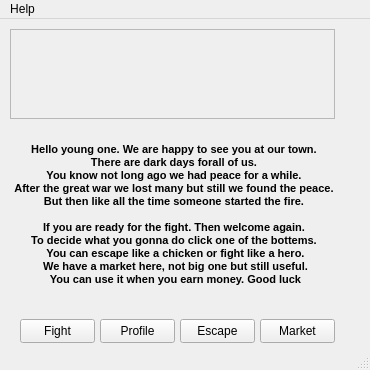
<ui version="4.0" >
 <class>MainWindow</class>
 <widget class="QMainWindow" name="MainWindow" >
  <property name="geometry" >
   <rect>
    <x>0</x>
    <y>0</y>
    <width>370</width>
    <height>370</height>
   </rect>
  </property>
  <property name="windowTitle" >
   <string>APyGM</string>
  </property>
  <widget class="QWidget" name="centralwidget" >
   <widget class="QLabel" name="label" >
    <property name="enabled" >
     <bool>true</bool>
    </property>
    <property name="geometry" >
     <rect>
      <x>-50</x>
      <y>100</y>
      <width>451</width>
      <height>191</height>
     </rect>
    </property>
    <property name="font" >
     <font>
      <family>Arial</family>
      <weight>75</weight>
      <italic>false</italic>
      <bold>true</bold>
      <strikeout>false</strikeout>
      <kerning>true</kerning>
     </font>
    </property>
    <property name="contextMenuPolicy" >
     <enum>Qt::DefaultContextMenu</enum>
    </property>
    <property name="text" >
     <string>&lt;!DOCTYPE HTML PUBLIC "-//W3C//DTD HTML 4.0//EN" "http://www.w3.org/TR/REC-html40/strict.dtd">
&lt;html>&lt;head>&lt;meta name="qrichtext" content="1" />&lt;style type="text/css">
p, li { white-space: pre-wrap; }
&lt;/style>&lt;/head>&lt;body style=" font-family:'Arial'; font-size:8.25pt; font-weight:600; font-style:normal;">
&lt;p align="center" style=" margin-top:0px; margin-bottom:0px; margin-left:0px; margin-right:0px; -qt-block-indent:0; text-indent:0px; font-size:8pt;">Hello young one. We are happy to see you at our town. &lt;/p>
&lt;p align="center" style=" margin-top:0px; margin-bottom:0px; margin-left:0px; margin-right:0px; -qt-block-indent:0; text-indent:0px; font-size:8pt;">There are dark days forall of us. &lt;/p>
&lt;p align="center" style=" margin-top:0px; margin-bottom:0px; margin-left:0px; margin-right:0px; -qt-block-indent:0; text-indent:0px; font-size:8pt;">You know not long ago we had peace for a while. &lt;/p>
&lt;p align="center" style=" margin-top:0px; margin-bottom:0px; margin-left:0px; margin-right:0px; -qt-block-indent:0; text-indent:0px; font-size:8pt;">After the great war we lost many but still we found the peace. &lt;/p>
&lt;p align="center" style=" margin-top:0px; margin-bottom:0px; margin-left:0px; margin-right:0px; -qt-block-indent:0; text-indent:0px; font-size:8pt;">But then like all the time someone started the fire. &lt;/p>
&lt;p align="center" style="-qt-paragraph-type:empty; margin-top:0px; margin-bottom:0px; margin-left:0px; margin-right:0px; -qt-block-indent:0; text-indent:0px; font-size:8pt;">&lt;/p>
&lt;p align="center" style=" margin-top:0px; margin-bottom:0px; margin-left:0px; margin-right:0px; -qt-block-indent:0; text-indent:0px; font-size:8pt;">If you are ready for the fight. Then welcome again. &lt;/p>
&lt;p align="center" style=" margin-top:0px; margin-bottom:0px; margin-left:0px; margin-right:0px; -qt-block-indent:0; text-indent:0px; font-size:8pt;">To decide what you gonna do click one of the bottems. &lt;/p>
&lt;p align="center" style=" margin-top:0px; margin-bottom:0px; margin-left:0px; margin-right:0px; -qt-block-indent:0; text-indent:0px; font-size:8pt;">You can escape like a chicken or fight like a hero.&lt;/p>
&lt;p align="center" style=" margin-top:0px; margin-bottom:0px; margin-left:0px; margin-right:0px; -qt-block-indent:0; text-indent:0px; font-size:8pt;">We have a market here, not big one but still useful.&lt;/p>
&lt;p align="center" style=" margin-top:0px; margin-bottom:0px; margin-left:0px; margin-right:0px; -qt-block-indent:0; text-indent:0px; font-size:8pt;">You can use it when you earn money. Good luck&lt;/p>&lt;/body>&lt;/html></string>
    </property>
    <property name="textFormat" >
     <enum>Qt::RichText</enum>
    </property>
    <property name="openExternalLinks" >
     <bool>false</bool>
    </property>
   </widget>
   <widget class="QPushButton" name="pushButton" >
    <property name="geometry" >
     <rect>
      <x>100</x>
      <y>300</y>
      <width>75</width>
      <height>24</height>
     </rect>
    </property>
    <property name="text" >
     <string>Profile</string>
    </property>
   </widget>
   <widget class="QPushButton" name="pushButton_2" >
    <property name="geometry" >
     <rect>
      <x>180</x>
      <y>300</y>
      <width>75</width>
      <height>24</height>
     </rect>
    </property>
    <property name="text" >
     <string>Escape</string>
    </property>
   </widget>
   <widget class="QPushButton" name="pushButton_3" >
    <property name="geometry" >
     <rect>
      <x>260</x>
      <y>300</y>
      <width>75</width>
      <height>24</height>
     </rect>
    </property>
    <property name="text" >
     <string>Market</string>
    </property>
   </widget>
   <widget class="QPushButton" name="pushButton_4" >
    <property name="geometry" >
     <rect>
      <x>20</x>
      <y>300</y>
      <width>75</width>
      <height>24</height>
     </rect>
    </property>
    <property name="text" >
     <string>Fight</string>
    </property>
   </widget>
   <widget class="QFrame" name="frame" >
    <property name="geometry" >
     <rect>
      <x>10</x>
      <y>10</y>
      <width>325</width>
      <height>90</height>
     </rect>
    </property>
    <property name="frameShape" >
     <enum>QFrame::StyledPanel</enum>
    </property>
    <property name="frameShadow" >
     <enum>QFrame::Raised</enum>
    </property>
   </widget>
  </widget>
  <widget class="QMenuBar" name="menubar" >
   <property name="geometry" >
    <rect>
     <x>0</x>
     <y>0</y>
     <width>370</width>
     <height>19</height>
    </rect>
   </property>
   <widget class="QMenu" name="menuHelp" >
    <property name="title" >
     <string>Help</string>
    </property>
    <addaction name="actionAbout" />
   </widget>
   <addaction name="menuHelp" />
  </widget>
  <widget class="QStatusBar" name="statusbar" />
  <action name="actionAbout" >
   <property name="text" >
    <string>About</string>
   </property>
  </action>
 </widget>
 <resources/>
 <connections>
  <connection>
   <sender>pushButton_4</sender>
   <signal>clicked()</signal>
   <receiver>MainWindow</receiver>
   <slot>close()</slot>
   <hints>
    <hint type="sourcelabel" >
     <x>66</x>
     <y>346</y>
    </hint>
    <hint type="destinationlabel" >
     <x>9</x>
     <y>325</y>
    </hint>
   </hints>
  </connection>
  <connection>
   <sender>pushButton</sender>
   <signal>clicked()</signal>
   <receiver>MainWindow</receiver>
   <slot>close()</slot>
   <hints>
    <hint type="sourcelabel" >
     <x>167</x>
     <y>351</y>
    </hint>
    <hint type="destinationlabel" >
     <x>143</x>
     <y>327</y>
    </hint>
   </hints>
  </connection>
  <connection>
   <sender>pushButton_2</sender>
   <signal>clicked()</signal>
   <receiver>MainWindow</receiver>
   <slot>close()</slot>
   <hints>
    <hint type="sourcelabel" >
     <x>242</x>
     <y>350</y>
    </hint>
    <hint type="destinationlabel" >
     <x>218</x>
     <y>326</y>
    </hint>
   </hints>
  </connection>
  <connection>
   <sender>pushButton_3</sender>
   <signal>clicked()</signal>
   <receiver>MainWindow</receiver>
   <slot>close()</slot>
   <hints>
    <hint type="sourcelabel" >
     <x>313</x>
     <y>346</y>
    </hint>
    <hint type="destinationlabel" >
     <x>297</x>
     <y>329</y>
    </hint>
   </hints>
  </connection>
 </connections>
</ui>
